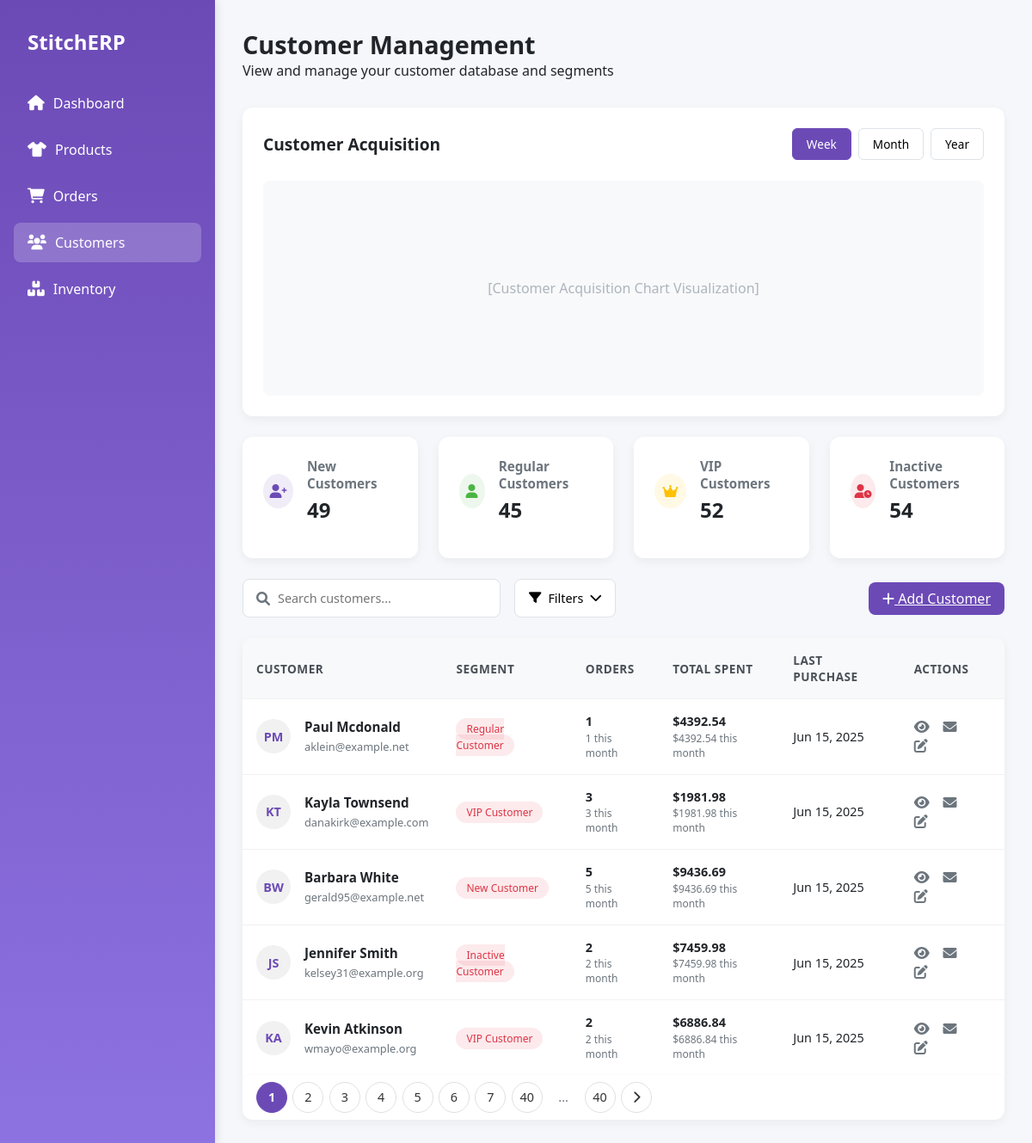
Screenshot of /customer/ with the database file from the repository.
### customer/models.py (models this page shows, shortened)
class Customer(models.Model):
    SEGMENT = [
        (1, 'New Customer'),
        (2, 'Regular Customer'),
        (3, 'VIP Customer'),
        (4, 'Inactive Customer'),
    ]
    first_name = models.CharField(max_length=30)
    last_name = models.CharField(max_length=30)
    email = models.EmailField()
    segment = models.SmallIntegerField(choices=SEGMENT, max_length=1, default=1)
    orders = models.IntegerField(default=0)
    total_spent = models.DecimalField(max_digits=10, decimal_places=2, default=0)
    last_update = models.DateTimeField(auto_now=True)
    join_date = models.DateTimeField(auto_now_add=True)

### customer/views.py (the view)
# urls.py: path('', views.customer_view, name='customer'),
def customer_view(request):
    customers = Customer.objects.all()
    query = request.GET.get('q')
    if query:
        customers = customers.filter(
            first_name__icontains=query) | customers.filter(
            last_name__icontains=query) | customers.filter(
            email__icontains=query)
    new_customers = customers.filter(segment='1').count()
    regular_customers = customers.filter(segment='2').count()
    vip_customers = customers.filter(segment='3').count()
    inactive_customers = customers.filter(segment='4').count()
    current_month = datetime.now().month
    for customer in customers:
        orders_this_month = customer.orders if customer.last_update.month == current_month else 0
        spent_this_month = customer.total_spent if customer.last_update.month == current_month else 0
        customer.orders_this_month = orders_this_month
        customer.spent_this_month = spent_this_month
    paginator = Paginator(customers, 5)  # Har sahifada 5 ta mijoz
    page_number = request.GET.get('page')
    page_obj = paginator.get_page(page_number)
    context = {
        'customers': page_obj,
        'page_obj': page_obj,
        'new_customers': new_customers,
        'regular_customers': regular_customers,
        'vip_customers': vip_customers,
        'inactive_customers': inactive_customers,
    }
    return render(request, 'customer.html', context)

### templates/customer.html (shortened to what this page needs)
{% load static %}
<!DOCTYPE html>
<html lang="en">
<head>
    <link rel="stylesheet" href="https://cdnjs.cloudflare.com/ajax/libs/font-awesome/6.0.0-beta3/css/all.min.css">
</head>
<body>
    <div class="dashboard">
        <div class="sidebar">
            <div class="logo">
                <h1>StitchERP</h1>
            </div>
            <ul class="nav-menu">
                <li class="nav-item">
                    <a href="{% url 'dashboard' %}" class="nav-link">
                        <i class="fas fa-home"></i> Dashboard
                    </a>
                </li>
                <li class="nav-item">
                    <a href="{% url 'product' %}" class="nav-link">
                        <i class="fas fa-tshirt"></i> Products
                    </a>
                </li>
                <li class="nav-item">
                    <a href="{% url 'order_list' %}" class="nav-link">
                        <i class="fas fa-shopping-cart"></i> Orders
                    </a>
                </li>
                <li class="nav-item active">
                    <a href="{% url 'customer' %}" class="nav-link">
                        <i class="fas fa-users"></i> Customers
                    </a>
                </li>
                <li class="nav-item">
                    <a href="{% url 'inventory' %}" class="nav-link">
                        <i class="fas fa-boxes"></i> Inventory
                    </a>
                </li>
            </ul>
        </div>
        <div class="main-content">
            <div class="header">
                <div class="page-title">
                    <h2>Customer Management</h2>
                    <p>View and manage your customer database and segments</p>
                </div>
            </div>
            <div class="customer-activity">
                <div class="activity-header">
                    <h3>Customer Acquisition</h3>
                    <div class="activity-period">
                        <button class="period-btn active">Week</button>
                        <button class="period-btn">Month</button>
                        <button class="period-btn">Year</button>
                    </div>
                </div>
                <div class="chart-placeholder">
                    [Customer Acquisition Chart Visualization]
                </div>
            </div>
            <div class="customer-segments">
                <div class="segment-card">
                    <div class="segment-header">
                        <div class="segment-icon icon-new">
                            <i class="fas fa-user-plus"></i>
                        </div>
                        <div class="segment-info">
                            <h3>New Customers</h3>
                            <div class="value">{{ new_customers }}</div>
                        </div>
                    </div>
                </div>
                <div class="segment-card">
                    <div class="segment-header">
                        <div class="segment-icon icon-regular">
                            <i class="fas fa-user"></i>
                        </div>
                        <div class="segment-info">
                            <h3>Regular Customers</h3>
                            <div class="value">{{ regular_customers }}</div>
                        </div>
                    </div>
                </div>
                <div class="segment-card">
                    <div class="segment-header">
                        <div class="segment-icon icon-vip">
                            <i class="fas fa-crown"></i>
                        </div>
                        <div class="segment-info">
                            <h3>VIP Customers</h3>
                            <div class="value">{{ vip_customers }}</div>
                        </div>
                    </div>
                </div>
                <div class="segment-card">
                    <div class="segment-header">
                        <div class="segment-icon icon-inactive">
                            <i class="fas fa-user-clock"></i>
                        </div>
                        <div class="segment-info">
                            <h3>Inactive Customers</h3>
                            <div class="value">{{ inactive_customers }}</div>
                        </div>
                    </div>
                </div>
            </div>
            <div class="customers-header">
                <div class="customer-tools">
                    <div class="search-bar">
                        <i class="fas fa-search"></i>
                        <input type="text" placeholder="Search customers..." name="q">
                    </div>
                    <div class="filter-dropdown">
                        <button class="filter-btn">
                            <i class="fas fa-filter"></i>
                            Filters
                            <i class="fas fa-chevron-down"></i>
                        </button>
                    </div>
                </div>
                <a href="{% url 'add_customer' %}" class="btn btn-primary">
                    <i class="fas fa-plus"></i> Add Customer
                </a>
            </div>
            <div class="customers-table">
                <table>
                    <thead>
                        <tr>
                            <th>Customer</th>
                            <th>Segment</th>
                            <th>Orders</th>
                            <th>Total Spent</th>
                            <th>Last Purchase</th>
                            <th>Actions</th>
                        </tr>
                    </thead>
                    <tbody>
                        {% for customer in customers %}
                        <tr>
                            <td>
                                <div class="customer-cell">
                                    <div class="customer-avatar">{{ customer.first_name|slice:"0:1" }}{{ customer.last_name|slice:"0:1" }}</div>
                                    <div class="customer-info">
                                        <h4>{{ customer.first_name }} {{ customer.last_name }}</h4>
                                        <p>{{ customer.email }}</p>
                                    </div>
                                </div>
                            </td>
                            <td>
                                <span class="segment-badge
                                    {% if customer.segment == '1' %}segment-new
                                    {% elif customer.segment == '2' %}segment-regular
                                    {% elif customer.segment == '3' %}segment-vip
                                    {% else %}segment-inactive{% endif %}">
                                    {{ customer.get_segment_display }}
                                </span>
                            </td>
                            <td>
                                <div class="stats-cell">
                                    <span class="stat-value">{{ customer.orders }}</span>
                                    <span class="stat-label">{{ customer.orders_this_month }} this month</span>
                                </div>
                            </td>
                            <td>
                                <div class="stats-cell">
                                    <span class="stat-value">${{ customer.total_spent }}</span>
                                    <span class="stat-label">${{ customer.spent_this_month }} this month</span>
                                </div>
                            </td>
                            <td>{{ customer.last_update|date:"M d, Y" }}</td>
                            <td>
                                <a href="{% url 'view_customer' customer.id %}" class="action-btn" title="View"><i class="fas fa-eye"></i></a>
                                <a href="{% url 'message_customer' customer.id %}" class="action-btn" title="Message"><i class="fas fa-envelope"></i></a>
                                <a href="{% url 'edit_customer' customer.id %}" class="action-btn" title="Edit"><i class="fas fa-edit"></i></a>
                            </td>
                        </tr>
                        {% empty %}
                        <tr>
                            <td colspan="6">No customers found.</td>
                        </tr>
                        {% endfor %}
                    </tbody>
                </table>
                <div class="pagination">
    {% with total_pages=page_obj.paginator.num_pages current_page=page_obj.number %}
        {% for num in page_obj.paginator.page_range %}
            {% if num <= 7 or num == total_pages or num|add:"-2" <= current_page and num|add:"2" >= current_page %}
                <a href="?page={{ num }}" class="page-btn {% if num == current_page %}active{% endif %}">{{ num }}</a>
            {% elif num == 8 and current_page > 7 %}
                <span class="page-btn ellipsis">...</span>
            {% endif %}
        {% endfor %}
        {% if total_pages > 10 and current_page < total_pages|add:"-2" %}
            <span class="page-btn ellipsis">...</span>
            <a href="?page={{ total_pages }}" class="page-btn {% if num == current_page %}active{% endif %}">{{ total_pages }}</a>
        {% endif %}
    {% endwith %}
    {% if page_obj.has_next %}
        <a href="?page={{ page_obj.next_page_number }}" class="page-btn next"><i class="fas fa-chevron-right"></i></a>
    {% endif %}
</div>
                </div>
            </div>
        </div>
</body>
</html>

### rows the page displays
Customer: first_name "P", last_name "M", first_name "Paul", last_name "Mcdonald", email "aklein@example.net", segment "Regular Customer", orders "1", orders_this_month "1", total_spent "4392.54", spent_this_month "4392.54", last_update "Jun 15, 2025"
Customer: first_name "K", last_name "T", first_name "Kayla", last_name "Townsend", email "danakirk@example.com", segment "VIP Customer", orders "3", orders_this_month "3", total_spent "1981.98", spent_this_month "1981.98", last_update "Jun 15, 2025"
Customer: first_name "B", last_name "W", first_name "Barbara", last_name "White", email "gerald95@example.net", segment "New Customer", orders "5", orders_this_month "5", total_spent "9436.69", spent_this_month "9436.69", last_update "Jun 15, 2025"
Customer: first_name "J", last_name "S", first_name "Jennifer", last_name "Smith", email "kelsey31@example.org", segment "Inactive Customer", orders "2", orders_this_month "2", total_spent "7459.98", spent_this_month "7459.98", last_update "Jun 15, 2025"
Customer: first_name "K", last_name "A", first_name "Kevin", last_name "Atkinson", email "wmayo@example.org", segment "VIP Customer", orders "2", orders_this_month "2", total_spent "6886.84", spent_this_month "6886.84", last_update "Jun 15, 2025"

### other values shown
{{ new_customers }} "49"
{{ regular_customers }} "45"
{{ vip_customers }} "52"
{{ inactive_customers }} "54"
{{ num }} "1" "2" "3" "4" "5" "6" "7" "40"
{{ total_pages }} "40"
